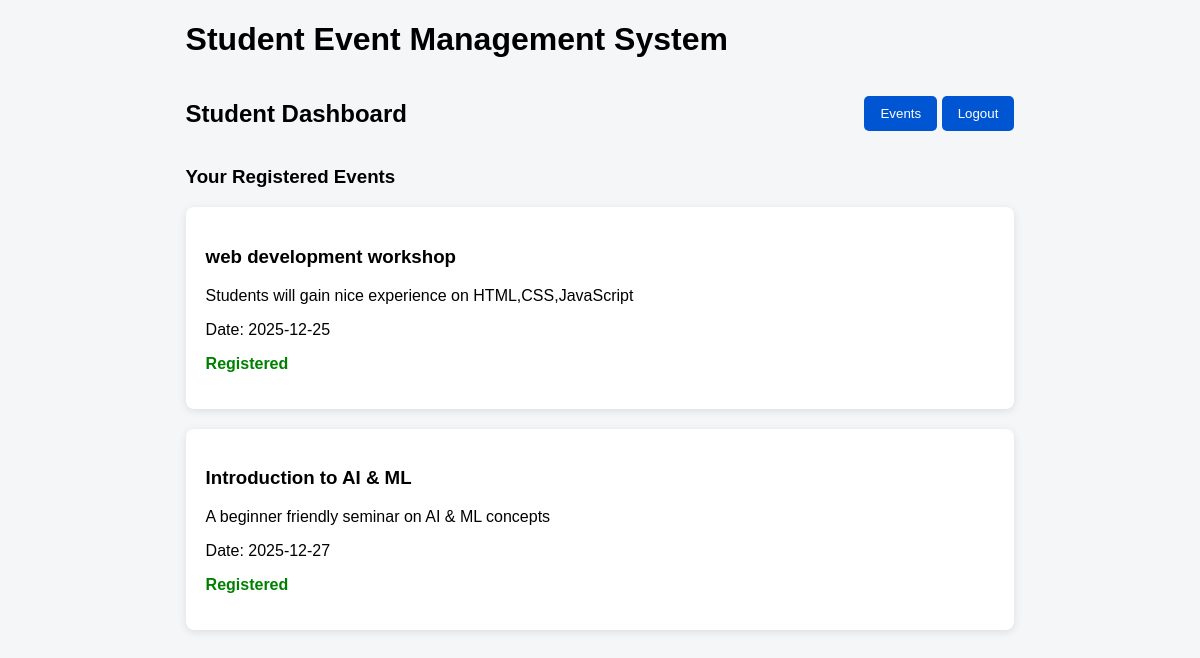
The page /student (signed in) on the database its author committed.
### tables this page shows
CREATE TABLE events (
        id INTEGER PRIMARY KEY AUTOINCREMENT,
        title TEXT NOT NULL,
        description TEXT NOT NULL,
        date TEXT NOT NULL,
        created_by INTEGER
    );

### app.py (the view)
@app.route("/student")
def student_dashboard():
    if session.get("role") != "student":
        return redirect("/")
    user_id = session.get("user_id")
    db = get_db()
    events = db.execute("SELECT * FROM events").fetchall()
    registered = db.execute(
        "SELECT event_id FROM registrations WHERE user_id = ?",
        (user_id,)
    ).fetchall()
    db.close()
    registered_ids = [r[0] for r in registered]
    return render_template(
        "student_dashboard.html",
        events=events,
        registered_ids=registered_ids
    )

### app.py (called while the page is built)
def get_db():
    return sqlite3.connect("database.db")

### templates/student_dashboard.html
{% extends "layout.html" %}
{% block content %}
<div style="display: flex; justify-content: space-between; align-items: center;">
    <h2>Student Dashboard</h2>
    <div>
        <a href="/events"><button>Events</button></a>
        <a href="/logout"><button>Logout</button></a>
    </div>
</div>
<h3>Your Registered Events</h3>
{% if registered_ids %}
    {% for event in events %}
        {% if event[0] in registered_ids %}
            <div class="card">
                <h3>{{ event[1] }}</h3>
                <p>{{ event[2] }}</p>
                <p>Date: {{ event[3] }}</p>
                <p class="status">Registered</p>
            </div>
        {% endif %}
    {% endfor %}
{% else %}
    <p>You have not registered for any events yet.</p>
{% endif %}
{% endblock %}

### static/styles.css (style rules this page uses)
body { background: #f4f6f8; font-family: Arial; }
.card { background: white; padding: 20px; margin-bottom: 20px; border-radius: 8px; box-shadow: 0 2px 8px rgba(0,0,0,0.1); }
button { background: #0056d2; color: white; border: none; padding: 10px 16px; border-radius: 5px; }
.status { color: green; font-weight: bold; }

### rows shown on the page
events: title "web development workshop", description "Students will gain nice experience on HTML,CSS,JavaScript", date "2025-12-25"
events: title "Introduction to AI & ML", description "A beginner friendly seminar on AI & ML concepts", date "2025-12-27"
